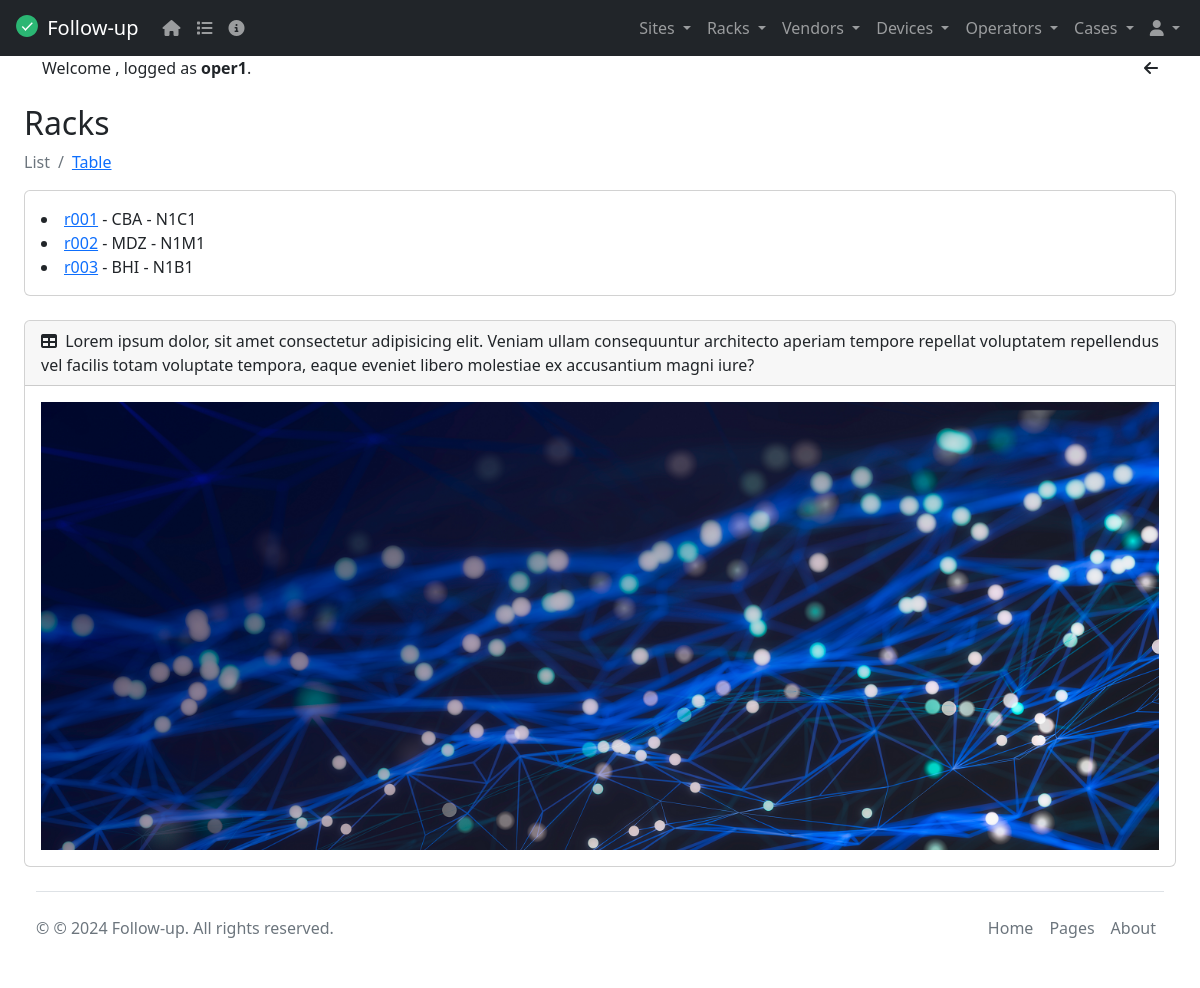
The page /racks/ (signed in) on the database its author committed.
### tasks/models.py (models this page shows, shortened)
class Rack(models.Model):
  rackId = models.CharField(max_length=6)
  name = models.CharField(max_length=20)
  site = models.ForeignKey(Site, on_delete=models.CASCADE, null=True)
  rackImage = models.ImageField(upload_to='racks', blank=True, null=True, default="/media/static/default.png") # default=""
  class Meta():
    verbose_name = 'Rack'
    verbose_name_plural = 'Racks'
    ordering = ('rackId', 'name')
    unique_together = ('rackId', 'name')

class Site(models.Model):
  siteId = models.CharField(max_length=6)
  name = models.CharField(max_length=20)
  address = models.CharField(max_length=30)
  city = models.CharField(max_length=20)
  country = models.CharField(max_length=20)
  switchowner = models.CharField(max_length=30)
  contact = models.IntegerField(default=0)
  siteImage = models.ImageField(upload_to='sites', blank=True, null=True, default="/media/static/default.png") # default=""
  def __str__(self):
    return self.name
  class Meta():
    verbose_name = 'Site'
    verbose_name_plural = 'Sites'
    ordering = ('siteId', 'name')
    unique_together = ('siteId', 'name')

### tasks/views.py (the view)
# urls.py: path('racks/', views.racks, name='racks'),
@login_required
def racks(request):
    racks = Rack.objects.filter()
    return render(request, 'racks.html', {"racks": racks})

### tasks/templates/racks.html (shortened to what this page needs)
{% extends 'base.html' %}
{% block content %}
<h2 class="mt-4">Racks</h2>
<nav aria-label="breadcrumb">
  <ol class="breadcrumb">
    <li class="breadcrumb-item active" aria-current="page">List</li>
    <li class="breadcrumb-item"><a href="/rack_table">Table</a></li>
  </ol>
</nav>
<div class="card mb-4">
  <div class="card-body">
    {% for rack in racks %}
    <li>
      <a href="{% url 'rack_nav' rack.id %}">{{ rack.rackId }}</a>
       - {{rack.site}} - {{rack.name}}
    </li>
    {% endfor %}
  </div>
</div>
{% endblock %}

### tasks/templates/base.html (shortened to what this page needs)
<!DOCTYPE html>
<html lang="en" data-bs-theme="dark">
  <head>
    <link rel="stylesheet" href="https://cdn.jsdelivr.net/npm/bootstrap@5.2.0/dist/css/bootstrap.min.css">
    <link href="https://cdn.datatables.net/v/dt/jq-3.7.0/jszip-3.10.1/dt-2.0.8/af-2.7.0/b-3.0.2/b-colvis-3.0.2/b-html5-3.0.2/b-print-3.0.2/cr-2.0.3/date-1.5.2/fc-5.0.1/fh-4.0.1/kt-2.12.1/r-3.0.2/rg-1.5.0/rr-1.5.0/sc-2.4.3/sb-1.7.1/sp-2.3.1/sl-2.0.3/sr-1.4.1/datatables.min.css" rel="stylesheet">
    <link rel="stylesheet" href="https://cdnjs.cloudflare.com/ajax/libs/font-awesome/6.5.2/css/all.min.css">
  </head>
  <body>
  {% include 'navbar.html' %}
    <div id="layoutSidenav_content">
      <main>
        <div class="container-fluid px-4">
          {% if user.is_authenticated %}
          <div class="container text-center">
            <div class="row">
              <div class="col">
                <div class="text-start">
                  Welcome <strong>{{request.user.first_name}} {{request.user.last_name}}</strong>,
                  logged as <strong>{{request.user.username}}</strong>.
                </div>
              </div>
              <div class="col col-lg-2">
                <div class="text-end">
                  <i class="fa fa-arrow-left" aria-hidden="true" onclick="window.history.back()"></i>
                </div>
              </div>
            </div>
          </div>
          {% endif %}
          {% block content %}
          {% endblock %}
          {% include 'footer.html' %}
        </div>
      </main>
    </div>
  </body>
</html>

### tasks/templates/base.html (style rules this page uses)
html { scroll-padding-top: 220px; }
body { position: relative; overflow-y: auto; }

### rows shown on the page
Rack: rackId "r001", site "CBA", name "N1C1"
Rack: rackId "r002", site "MDZ", name "N1M1"
Rack: rackId "r003", site "BHI", name "N1B1"

### other values the page prints
{{ request.user.username }} "oper1"
